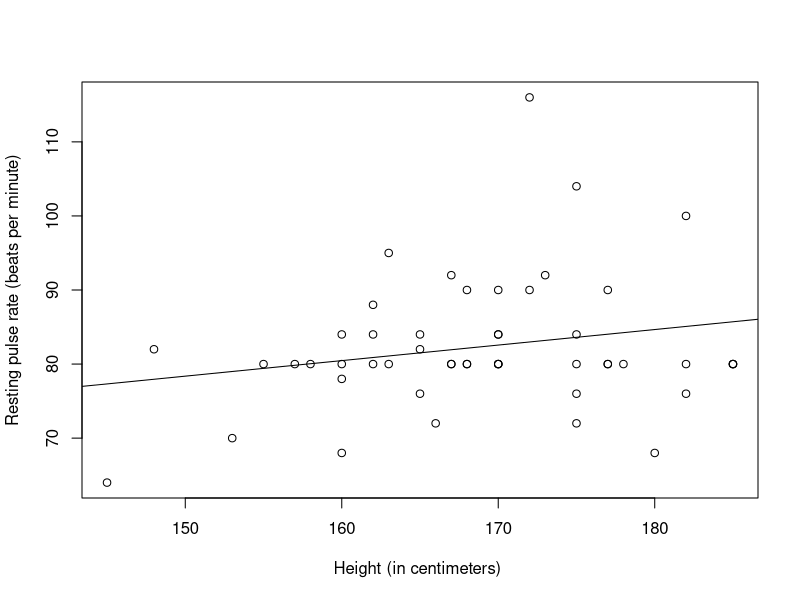
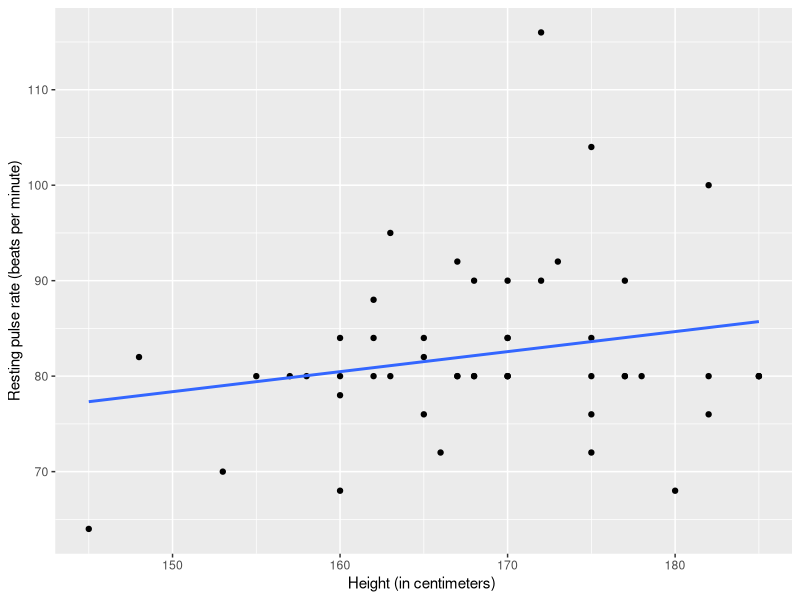

Generate these figures, in order, with R: (Note: this script raises an error after producing the figures.)
## ---- chunk 1
library(ggplot2)
## ---- chunk 2
PulseData <- read.csv(file="../data/pulse.csv", header=T)
summary(PulseData) 
## ---- chunk 3
Pulse.lm <- lm(Pulse~1+Height, data=PulseData)
summary(Pulse.lm)
## ---- chunk 4
coef(Pulse.lm)
## ---- chunk 5
plot(Pulse~Height, data=PulseData, ylab="Resting pulse rate (beats per minute)", xlab="Height (in centimeters) ")
abline(Pulse.lm)
## ---- chunk 6
library(ggplot2)
PulseData |> ggplot(mapping = aes(x=Height, y=Pulse)) + geom_point() +
geom_smooth(method = "lm", se = FALSE) +
ylab("Resting pulse rate (beats per minute)") +  xlab("Height (in centimeters) ")  
## ---- chunk 7
tidy(Pulse.lm) |> kable()
## ---- chunk 8
PulseData |> ggplot(mapping = aes(x=Height, y=Pulse)) + geom_point() +
geom_smooth(method = "lm", se = FALSE) +
geom_ribbon(aes(ymax=Pulse.lm$fitted.value + 17.6, ymin=Pulse.lm$fitted.value- 17.6), col="lightblue", alpha=0.1) +
ylab("Resting pulse rate (beats per minute)") + xlab("Height (in centimeters)")  
## ---- chunk 9
names(summary(Pulse.lm))
summary(Pulse.lm)$r.squared
summary(Pulse.lm)$sigma
## ---- chunk 10
Pulse.lm |> tidy() |> kable()
## ---- chunk 11
confint(Pulse.lm)
